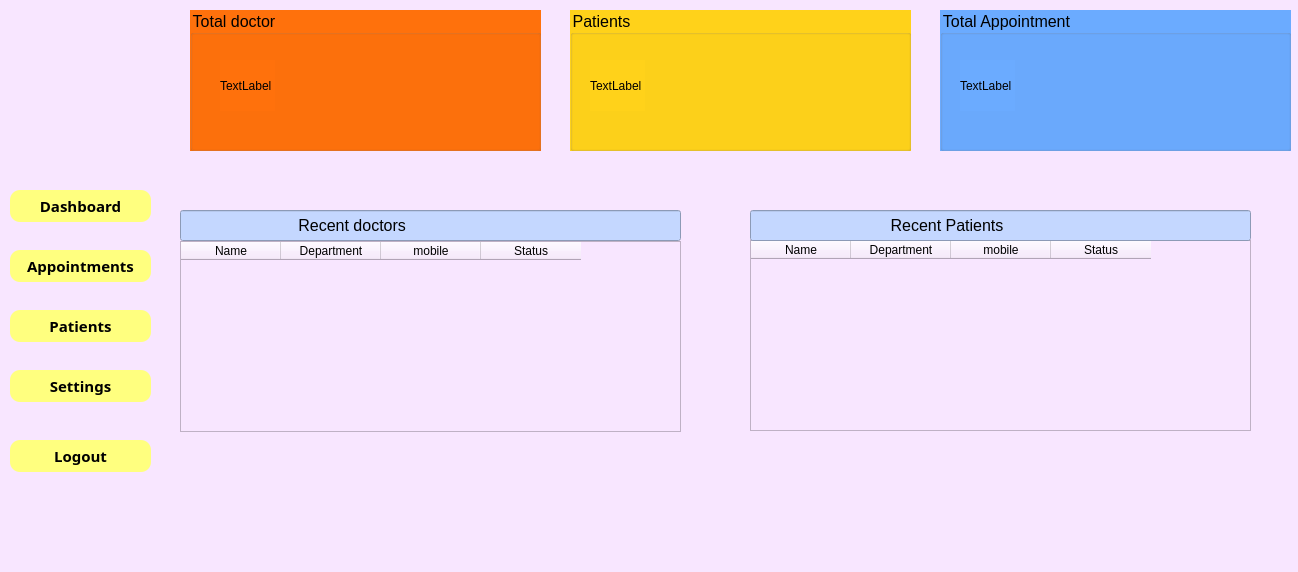
<ui version="4.0">
 <class>MainWindow</class>
 <widget class="QMainWindow" name="MainWindow" styleSheet="background-color: rgb(240, 240, 240);">
  <property name="geometry">
   <rect>
    <x>0</x>
    <y>0</y>
    <width>1298</width>
    <height>572</height>
   </rect>
  </property>
  <property name="windowTitle">
   <string>MainWindow</string>
  </property>
  <property name="styleSheet">
   <string notr="true">background-color: rgb(255, 170, 255);
background-color: rgb(248, 230, 255);</string>
  </property>
  <widget class="QWidget" name="centralwidget">
   <widget class="QPushButton" name="pushButton">
    <property name="geometry">
     <rect>
      <x>10</x>
      <y>190</y>
      <width>141</width>
      <height>32</height>
     </rect>
    </property>
    <property name="font">
     <font>
      <family>MS Reference Sans Serif</family>
      <pointsize>11</pointsize>
      <weight>75</weight>
      <italic>false</italic>
      <bold>true</bold>
      <underline>false</underline>
      <strikeout>false</strikeout>
      <kerning>true</kerning>
     </font>
    </property>
    <property name="styleSheet">
     <string notr="true">selection-color: rgb(255, 255, 127);
background-color: rgb(255, 255, 127);
color: black;
border-radius: 10px;</string>
    </property>
    <property name="text">
     <string>Dashboard</string>
    </property>
    <property name="default">
     <bool>false</bool>
    </property>
    <property name="flat">
     <bool>false</bool>
    </property>
   </widget>
   <widget class="QPushButton" name="pushButton_2" styleSheet="&#10;        QPushButton {&#10;            background-color: rgb(70, 130, 180);&#10;            color: white;&#10;            border-radius: 15px;&#10;            padding: 10px;&#10;            font: bold 12px;&#10;        }&#10;        QPushButton:hover {&#10;            background-color: rgb(100, 149, 237);&#10;        }&#10;        ">
    <property name="geometry">
     <rect>
      <x>10</x>
      <y>250</y>
      <width>141</width>
      <height>32</height>
     </rect>
    </property>
    <property name="font">
     <font>
      <family>MS Reference Sans Serif</family>
      <pointsize>11</pointsize>
      <weight>75</weight>
      <italic>false</italic>
      <bold>true</bold>
      <underline>false</underline>
      <strikeout>false</strikeout>
      <kerning>true</kerning>
     </font>
    </property>
    <property name="styleSheet">
     <string notr="true">background-color: rgb(149, 79, 255);
background-color: rgb(255, 195, 98);
background-color: rgb(114, 67, 255);
background-color: rgb(255, 255, 127);
border-radius: 10px;</string>
    </property>
    <property name="text">
     <string>Appointments</string>
    </property>
    <property name="default">
     <bool>false</bool>
    </property>
    <property name="flat">
     <bool>false</bool>
    </property>
   </widget>
   <widget class="QPushButton" name="pushButton_4" styleSheet="&#10;        QPushButton {&#10;            background-color: rgb(70, 130, 180);&#10;            color: white;&#10;            border-radius: 15px;&#10;            padding: 10px;&#10;            font: bold 12px;&#10;        }&#10;        QPushButton:hover {&#10;            background-color: rgb(100, 149, 237);&#10;        }&#10;        ">
    <property name="geometry">
     <rect>
      <x>10</x>
      <y>310</y>
      <width>141</width>
      <height>32</height>
     </rect>
    </property>
    <property name="font">
     <font>
      <family>MS Reference Sans Serif</family>
      <pointsize>11</pointsize>
      <weight>75</weight>
      <italic>false</italic>
      <bold>true</bold>
      <underline>false</underline>
      <strikeout>false</strikeout>
      <kerning>true</kerning>
     </font>
    </property>
    <property name="styleSheet">
     <string notr="true">background-color: rgb(255, 255, 127);
border-radius: 10px;</string>
    </property>
    <property name="text">
     <string>Patients</string>
    </property>
    <property name="default">
     <bool>false</bool>
    </property>
    <property name="flat">
     <bool>false</bool>
    </property>
   </widget>
   <widget class="QPushButton" name="pushButton_5" styleSheet="&#10;        QPushButton {&#10;            background-color: rgb(70, 130, 180);&#10;            color: white;&#10;            border-radius: 15px;&#10;            padding: 10px;&#10;            font: bold 12px;&#10;        }&#10;        QPushButton:hover {&#10;            background-color: rgb(100, 149, 237);&#10;        }&#10;        ">
    <property name="geometry">
     <rect>
      <x>10</x>
      <y>370</y>
      <width>141</width>
      <height>32</height>
     </rect>
    </property>
    <property name="font">
     <font>
      <family>MS Reference Sans Serif</family>
      <pointsize>11</pointsize>
      <weight>75</weight>
      <italic>false</italic>
      <bold>true</bold>
      <underline>false</underline>
      <strikeout>false</strikeout>
      <kerning>true</kerning>
     </font>
    </property>
    <property name="styleSheet">
     <string notr="true">background-color: rgb(255, 255, 127);
border-radius: 10px;</string>
    </property>
    <property name="text">
     <string>Settings</string>
    </property>
    <property name="default">
     <bool>false</bool>
    </property>
    <property name="flat">
     <bool>false</bool>
    </property>
   </widget>
   <widget class="QPushButton" name="pushButton_6">
    <property name="geometry">
     <rect>
      <x>10</x>
      <y>440</y>
      <width>141</width>
      <height>32</height>
     </rect>
    </property>
    <property name="font">
     <font>
      <family>MS Reference Sans Serif</family>
      <pointsize>11</pointsize>
      <weight>75</weight>
      <italic>false</italic>
      <bold>true</bold>
      <underline>false</underline>
      <strikeout>false</strikeout>
      <kerning>true</kerning>
     </font>
    </property>
    <property name="styleSheet">
     <string notr="true">background-color: rgb(255, 255, 127);
border-radius: 10px;</string>
    </property>
    <property name="text">
     <string>Logout</string>
    </property>
    <property name="default">
     <bool>false</bool>
    </property>
    <property name="flat">
     <bool>false</bool>
    </property>
   </widget>
   <widget class="QLabel" name="label">
    <property name="geometry">
     <rect>
      <x>-20</x>
      <y>-10</y>
      <width>201</width>
      <height>181</height>
     </rect>
    </property>
    <property name="text">
     <string />
    </property>
    <property name="pixmap">
     <pixmap>images.png</pixmap>
    </property>
   </widget>
   <widget class="QGroupBox" name="groupBox" styleSheet="background-color: rgb(173, 216, 230); border-radius: 15px; font: bold 14px;">
    <property name="geometry">
     <rect>
      <x>190</x>
      <y>10</y>
      <width>351</width>
      <height>141</height>
     </rect>
    </property>
    <property name="font">
     <font>
      <pointsize>12</pointsize>
     </font>
    </property>
    <property name="styleSheet">
     <string notr="true">background-color: rgb(255, 113, 12);

</string>
    </property>
    <property name="title">
     <string>Total doctor</string>
    </property>
    <widget class="QLabel" name="label_3">
     <property name="geometry">
      <rect>
       <x>30</x>
       <y>50</y>
       <width>55</width>
       <height>51</height>
      </rect>
     </property>
     <property name="text">
      <string>TextLabel</string>
     </property>
    </widget>
   </widget>
   <widget class="QGroupBox" name="groupBox_2" styleSheet="background-color: rgb(144, 238, 144); border-radius: 15px; font: bold 14px;">
    <property name="geometry">
     <rect>
      <x>570</x>
      <y>10</y>
      <width>341</width>
      <height>141</height>
     </rect>
    </property>
    <property name="font">
     <font>
      <pointsize>12</pointsize>
     </font>
    </property>
    <property name="styleSheet">
     <string notr="true">background-color: rgb(255, 210, 26);</string>
    </property>
    <property name="title">
     <string>Patients</string>
    </property>
    <widget class="QLabel" name="label_2">
     <property name="geometry">
      <rect>
       <x>20</x>
       <y>50</y>
       <width>55</width>
       <height>51</height>
      </rect>
     </property>
     <property name="text">
      <string>TextLabel</string>
     </property>
    </widget>
   </widget>
   <widget class="QGroupBox" name="groupBox_3" styleSheet="background-color: rgb(255, 182, 193); border-radius: 15px; font: bold 14px;">
    <property name="geometry">
     <rect>
      <x>940</x>
      <y>10</y>
      <width>351</width>
      <height>141</height>
     </rect>
    </property>
    <property name="font">
     <font>
      <pointsize>12</pointsize>
     </font>
    </property>
    <property name="styleSheet">
     <string notr="true">background-color: rgb(107, 171, 255);</string>
    </property>
    <property name="title">
     <string>Total Appointment</string>
    </property>
    <widget class="QLabel" name="label_4">
     <property name="geometry">
      <rect>
       <x>20</x>
       <y>50</y>
       <width>55</width>
       <height>51</height>
      </rect>
     </property>
     <property name="text">
      <string>TextLabel</string>
     </property>
    </widget>
   </widget>
   <widget class="QTableWidget" name="tableWidget" styleSheet="&#10;        QTableWidget {&#10;            background-color: rgb(255, 255, 255);&#10;            gridline-color: rgb(200, 200, 200);&#10;            border: 1px solid rgb(200, 200, 200);&#10;            font: 12px;&#10;        }&#10;        QHeaderView::section {&#10;            background-color: rgb(211, 211, 211);&#10;            border: 1px solid rgb(200, 200, 200);&#10;            font: bold 12px;&#10;        }&#10;        ">
    <property name="geometry">
     <rect>
      <x>180</x>
      <y>241</y>
      <width>501</width>
      <height>191</height>
     </rect>
    </property>
    <column>
     <property name="text">
      <string>Name</string>
     </property>
    </column>
    <column>
     <property name="text">
      <string>Department</string>
     </property>
    </column>
    <column>
     <property name="text">
      <string>mobile</string>
     </property>
    </column>
    <column>
     <property name="text">
      <string>Status</string>
     </property>
    </column>
   </widget>
   <widget class="QLineEdit" name="lineEdit" styleSheet="&#10;        QLineEdit {&#10;            background-color: rgb(255, 255, 255);&#10;            border: 1px solid rgb(200, 200, 200);&#10;            padding: 5px;&#10;            border-radius: 10px;&#10;        }&#10;        ">
    <property name="geometry">
     <rect>
      <x>180</x>
      <y>210</y>
      <width>501</width>
      <height>31</height>
     </rect>
    </property>
    <property name="font">
     <font>
      <pointsize>12</pointsize>
     </font>
    </property>
    <property name="styleSheet">
     <string notr="true">background-color: rgb(196, 215, 255);</string>
    </property>
    <property name="text">
     <string>                          Recent doctors</string>
    </property>
   </widget>
   <widget class="QTableWidget" name="tableWidget_2" styleSheet="&#10;        QTableWidget {&#10;            background-color: rgb(255, 255, 255);&#10;            gridline-color: rgb(200, 200, 200);&#10;            border: 1px solid rgb(200, 200, 200);&#10;            font: 12px;&#10;        }&#10;        QHeaderView::section {&#10;            background-color: rgb(211, 211, 211);&#10;            border: 1px solid rgb(200, 200, 200);&#10;            font: bold 12px;&#10;        }&#10;        ">
    <property name="geometry">
     <rect>
      <x>750</x>
      <y>240</y>
      <width>501</width>
      <height>191</height>
     </rect>
    </property>
    <column>
     <property name="text">
      <string>Name</string>
     </property>
    </column>
    <column>
     <property name="text">
      <string>Department</string>
     </property>
    </column>
    <column>
     <property name="text">
      <string>mobile</string>
     </property>
    </column>
    <column>
     <property name="text">
      <string>Status</string>
     </property>
    </column>
   </widget>
   <widget class="QLineEdit" name="lineEdit_2" styleSheet="&#10;        QLineEdit {&#10;            background-color: rgb(255, 255, 255);&#10;            border: 1px solid rgb(200, 200, 200);&#10;            padding: 5px;&#10;            border-radius: 10px;&#10;        }&#10;        ">
    <property name="geometry">
     <rect>
      <x>750</x>
      <y>210</y>
      <width>501</width>
      <height>31</height>
     </rect>
    </property>
    <property name="font">
     <font>
      <pointsize>12</pointsize>
     </font>
    </property>
    <property name="styleSheet">
     <string notr="true">background-color: rgb(196, 215, 255);</string>
    </property>
    <property name="text">
     <string>                               Recent Patients</string>
    </property>
   </widget>
  </widget>
  <widget class="QMenuBar" name="menubar">
   <property name="geometry">
    <rect>
     <x>0</x>
     <y>0</y>
     <width>1298</width>
     <height>26</height>
    </rect>
   </property>
  </widget>
  <widget class="QStatusBar" name="statusbar" />
 </widget>
 <resources>
  <include location="sample.qrc" />
 </resources>
 <connections />
</ui>
